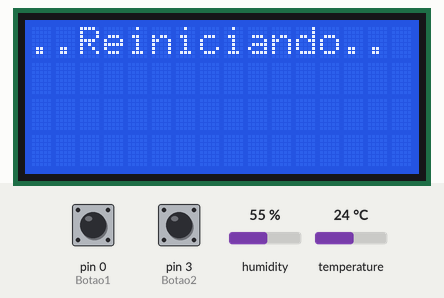
Simulated run of this sketch. Board: Arduino Uno, built with avr-gcc and run on an emulated ATmega328P. On the bench: 16×4 character LCD. The test bench sets the inputs (shaded band); at power-on: humidity 55 %, pin 0 (Botao1) HIGH, temperature 24 °C, pin 3 (Botao2) HIGH. Storage starts empty; EEPROM starts erased.

Above: at 1.2 s.
1.3 s: humidity set to 22 %
4.9 s: pin 0 (Botao1) pulled LOW for 3.2 s
At 9.1 s:
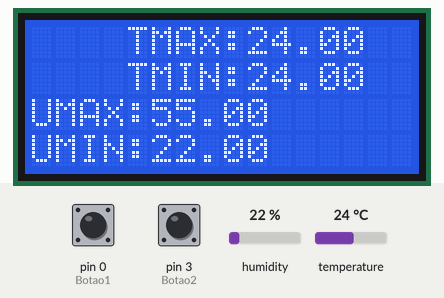
9.7 s: pin 0 (Botao1) pulled LOW for 0.95 s
At 10.9 s:
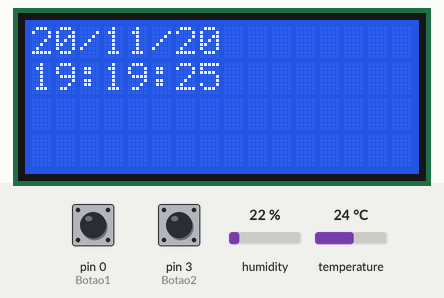
14.3 s: pin 0 (Botao1) pulled LOW for 0.95 s
At 16.3 s:
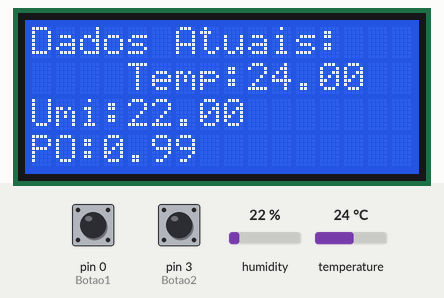
16.7 s: temperature set to 12 °C
At 18.5 s:
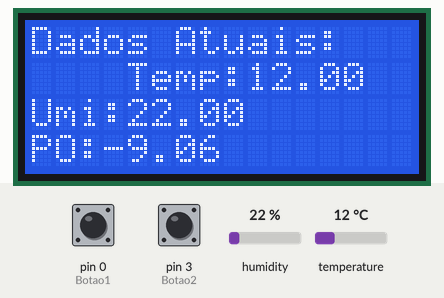
19.0 s: humidity set to 40 %
At 20.6 s:
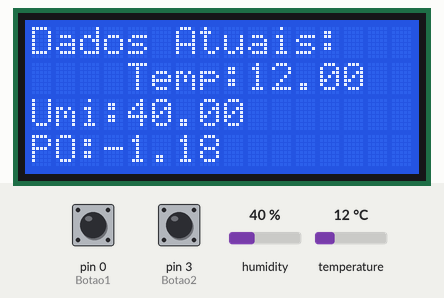
Timing chart, 0 to 22.1 s (numbered marks = the images above; inputs shaded):
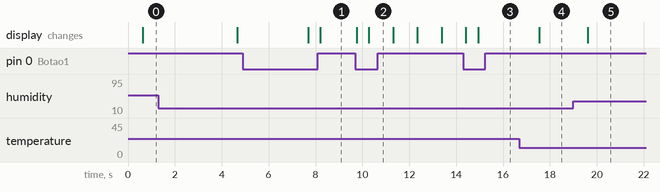

Measured:
- after the input at 4.9 s, the display: first changes after 2.8 s (image 1 shows a later state)
- after the input at 9.7 s, the display: first changes after 0.06 s (image 2 shows a later state)
- after the input at 14.3 s, the display: first changes after 0.11 s (image 3 shows a later state)
- after the input at 16.7 s, the display: changes after 0.84 s (image 4)
- after the input at 19.0 s, the display: changes after 0.62 s (image 5)

The sketch:

PSICROMETRO3_SD_TIME.ino
```cpp
#include <Time.h>
#include <SD.h>
#include <dht.h>
#include <LiquidCrystal.h>
#include <EEPROM.h>

//DECLAÇÃO DAS VARIAVEIS
float TempMAX, TempMIN,TempAtual; //Temperatura Maxima, Minima e Atual
float UrMAX,UrMIN,UrAtual; //UR Maxima, Minina e Atual
int hora,minuto,segundo,dia,mes,ano;
int fhora,fminuto,fsegundo,fdia,fmes,fano;
int op;
float POrvalho; //Ponto de Orvalho
const int Botao1=0,Botao2=3; //Se led estiver acesso indica que microcrolador foi reninciado e medidas podem estar erradas(Ex: Teve uma queda de energia)
LiquidCrystal lcd(10, 9, 8, 7, 6, 5); //Configuração do LCD
dht DHT;
//O SHIELD SD CART UTILIZA O D4,D11,D12 E D13
const int chipSelect = 4;
String dado;
unsigned long tfinal;
//DEFINIÇÃO DE POSIÇÃO DA EEPROM PARA SALVAR OS DADOS
#define DHT03_PIN 2
#define TMax 0
#define TMin 2
#define UMax 4
#define UMin 6
#define phora 8
#define pminuto 9
#define psegundo 10
#define pdia 11
#define pmes 12
#define pano 13

void GravarNoSd()
{
  dado="";
  dado+=dia;
  dado+= "/";
  dado+=mes;
  dado+= "/";
  dado+=ano;
  dado+="	";
  dado+=hora;
  dado+= ":";
  dado+=minuto;
  dado+= ":";
  dado+=segundo;
  dado+="	";
  dado+=int(TempAtual);
  dado+=",";
  dado+=int((TempAtual-int(TempAtual))*100);
  dado+="	";
  dado+=int(TempMIN);
  dado+=",";
  dado+=int((TempMIN-int(TempMIN))*100);
  dado+="	";
  dado+=int(TempMAX);
  dado+=",";
  dado+=int((TempMAX-int(TempMAX))*100);
  dado+="	";
  dado+=int(UrAtual);
  dado+="	";
  dado+=int(UrMIN);
  dado+="	";
  dado+=int(UrMAX);
  dado+="	";
  dado+=int(POrvalho);
  dado+=",";
  dado+=int((POrvalho-int(POrvalho))*100);
  File dataFile = SD.open("Medidas.txt", FILE_WRITE);
  if (dataFile)
  {
    dataFile.println(dado);
    dataFile.close();
    lcd.clear();
    lcd.setCursor(0,0);
    lcd.print("Gravou SD");
  }
  else
  {
    lcd.clear();
    lcd.setCursor(0,0);
    lcd.print("SD ERRO");
  }
}
//Roda o Relogio
void relogio()
{
  hora=hour();
  minuto=minute();
  segundo= second();
  dia=day();
  mes=month();
  ano=year();
  if(hora!=fhora)
  {
    fhora=hora;
    EEPROM.write(phora,hora);
  }
  if(minuto!=fminuto)
  {
    fminuto=minuto;
    EEPROM.write(pminuto,minuto);
  }
  if(segundo!=fsegundo)
  {
    fsegundo=segundo;
    EEPROM.write(psegundo,segundo);
  }
  if(dia!=fdia)
  {
    fdia=dia;
    EEPROM.write(pdia,dia);
    Reincinciar();
  }
  if(mes!=fmes)
  {
    fmes=mes;
    EEPROM.write(pmes,mes);
  }
  if(ano!=fano)
  {
    fano=ano;
    EEPROM.write(pano,(ano-2000));
  }
}
//Ajusta o Relogio
void AjustarRelogio()
{
  hora=0;
  minuto=0;
  segundo=0;
  dia=1;
  mes=1;
  ano=2010;
  int time1=200,time2=200;
  lcd.clear();

  while(digitalRead(Botao2)!=LOW)
  {
    lcd.setCursor(0,0);
    lcd.print("HORA:");
    lcd.setCursor(0,1);
    if(digitalRead(Botao1)==LOW)
    {
      hora++;
      if(hora>23)
      {
        hora=0;
        lcd.clear();
      }
       delay(time1);
    }
    lcd.print(hora);
  }
  lcd.clear();
  delay(time2);
  while(digitalRead(Botao2)!=LOW)
  {
    lcd.setCursor(0,0);
    lcd.print("MINUTO:");
    lcd.setCursor(0,1);
    if(digitalRead(Botao1)==LOW)
    {
      minuto++;
      if(minuto>59)
      {
        minuto=0;
        lcd.clear();
      }
     delay(time1);
    }
    lcd.print(minuto);
  }
  lcd.clear();
  delay(time2);
  while(digitalRead(Botao2)!=LOW)
  {
    lcd.setCursor(0,0);
    lcd.print("DIA:");
    lcd.setCursor(0,1);
    if(digitalRead(Botao1)==LOW)
    {
      dia++;
      if(dia>31)
      {
        dia=1;
        lcd.clear();
      }
        delay(time1);
    }
    lcd.print(dia);
  }

  lcd.clear();
  delay(time2);
  while(digitalRead(Botao2)!=LOW)
  {
    lcd.setCursor(0,0);
    lcd.print("MES:");
    lcd.setCursor(0,1);
    if(digitalRead(Botao1)==LOW)
    {
      mes++;
      if(mes>12)
      {
        mes=1;
        lcd.clear();
      }
       delay(time1);
    }
    lcd.print(mes);
  }

  lcd.clear();
  delay(time2);
  while(digitalRead(Botao2)!=LOW)
  {
    lcd.setCursor(0,0);
    lcd.print("ANO:");
    lcd.setCursor(0,1);
    if(digitalRead(Botao1)==LOW)
    {
      ano++;
      delay(time1);
    }
    lcd.print(ano);
  }
  setTime(hora,minuto,segundo,dia,mes,ano);
  fhora=hora;
  fminuto=minuto,
  fsegundo=segundo;
  fdia=dia;
  fmes=mes;
  fano=ano;
  EEPROM.write(phora,hora);
  EEPROM.write(pminuto,minuto);
  EEPROM.write(psegundo,segundo);
  EEPROM.write(pdia,dia);
  EEPROM.write(pmes,mes);
  EEPROM.write(pano,(ano-2000));
  lcd.clear();
  lcd.setCursor(0,0);
  lcd.print("Relogio OK");
  lcd.setCursor(0,1);
  lcd.print(hora);
  lcd.print(":");
  lcd.print(minuto);
  lcd.setCursor(0,2);
  lcd.print(dia);
  lcd.print("/");
  lcd.print(mes);
  lcd.print("/");
  lcd.print(ano);
  delay(3000);

}
//FUNÇÃO QUE GRAVA O DADO X NA EEPROM P
//NA GRAVAÇÃO DO DADO É CONSUMIDA 2 POSIÇÕES DA EEPROM
void gravar(float x,int p)
{

  EEPROM.write (p,int(x));
  EEPROM.write (p+1,int((x-int(x))*100));
}

//FUNÇÃO QUE LÊ O VALOR NO POSISÃO p DA EEPROM
float ler(int p)
{
  return float(EEPROM.read(p))+ float(EEPROM.read(p+1))/100;
}

//FUNÇÃO PARA CALCULO DO PONTO DE ORVALHO
float PontoDeOrvalho (float celsius , float humidity )
{
  float RATIO = 373.15 / (273.15 + celsius );
  float SUM = -7.90298 * (RATIO - 1);
  SUM += 5.02808 * log10 (RATIO );
  SUM += -1.3816e-7 * (pow (10 , (11.344 * (1 - 1/RATIO ))) - 1) ;
  SUM += 8.1328e-3 * (pow (10 , (-3.49149 * (RATIO - 1))) - 1) ;
  SUM += log10 (1013.246 );
  float VP = pow (10 , SUM - 3) * humidity ;
  float T = log (VP /0.61078 );
  return (241.88 * T ) / (17.558 - T );
}

//Função de Configuração Inicial
//Quando o Arduino é ligado/reniciado
//busca os valores máximos salvos na memoria e liga o led
//indicando que houve uma queda de energia.
void ConfiguracoesIniciais()
{
  TempMAX=ler(TMax);
  TempMIN=ler(TMin);
  UrMAX=ler(UMax);
  UrMIN=ler(UMin);
  hora=EEPROM.read(phora);
  minuto=EEPROM.read(pminuto);
  segundo=EEPROM.read(psegundo);
  dia=EEPROM.read(pdia);
  mes=EEPROM.read(pmes);
  ano=2000+int(EEPROM.read(pano));
  fhora=hora;
  fminuto=minuto;
  fsegundo=segundo;
  fdia=dia;
  fmes=mes;
  fano=ano;
  setTime(hora,minuto,segundo,dia,mes,ano);
}

//Função que zera o dados
void Reincinciar()
{
  lcd.clear();
  lcd.setCursor(0,0);
  lcd.print("..Reiniciando..");
  delay(3000);
  lcd.clear();
  TempMAX=TempAtual;
  TempMIN=TempAtual;
  UrMAX=UrAtual;
  UrMIN=UrAtual;

  gravar(TempMAX,TMax);
  gravar(TempMIN,TMin);
  gravar(UrMAX,UMax);
  gravar(UrMIN,UMin);
  lcd.setCursor(0,0);
  lcd.print("..Reiniciando..");
  lcd.setCursor(0,1);
  delay(1000);
  lcd.print("!!!OK!!!");
  lcd.setCursor(0,2);
  lcd.print("Reiniciado!!!");
  delay(3000);
  lcd.clear();

}
//Mostra dados Atuais no Display
void LCDAtual()
{

  lcd.clear();
  lcd.setCursor(0,0);
  lcd.print("Dados Atuais:");

  lcd.setCursor(4,1);
  lcd.print("Temp:");
  lcd.print(TempAtual);

  lcd.setCursor(0,2);
  lcd.print("Umi:");
  lcd.print(UrAtual);

  lcd.setCursor(0,3);
  lcd.print("PO:");
  lcd.print(POrvalho);


}
//Processa e regista o Maximos e Mininos e calcula Ponto de Orvalho
void Processamento()
{
  if(TempAtual>TempMAX)
  {
    TempMAX=TempAtual;
    gravar(TempMAX,TMax);
  }
  if(TempAtual<TempMIN)
  {
    TempMIN=TempAtual;
    gravar(TempMIN,TMin);
  }
  if(UrAtual>UrMAX)
  {
    UrMAX=UrAtual;
    gravar(UrMAX,UMax);
  }
  if(UrAtual<UrMIN)
  {
    UrMIN=UrAtual;
    gravar(UrMIN,UMin);
  }
  POrvalho=PontoDeOrvalho(TempAtual,UrAtual);
}
//Mostra os valores Maximos e Minimos no Display
void LCDMaxeMin()
{
  lcd.clear();
  lcd.setCursor(4,0);
  lcd.print("TMAX:");
  lcd.print(TempMAX);
  lcd.setCursor(4,1);
  lcd.print("TMIN:");
  lcd.print(TempMIN);
  lcd.setCursor(0,2);
  lcd.print("UMAX:");
  lcd.print(UrMAX);
  lcd.setCursor(0,3);
  lcd.print("UMIN:");
  lcd.print(UrMIN);
}
void menu()
{
  if(op==1)
  {
    lcd.clear();
    lcd.setCursor(0,0);
    lcd.print(dia);
    lcd.print("/");
    lcd.print(mes);
    lcd.print("/");
    lcd.print(ano-2000);
    lcd.setCursor(0,1);
    lcd.print(hora);
    lcd.print(":");
    lcd.print(minuto);
    lcd.print(":");
    lcd.print(segundo);
  }else if(op==2)
  {
    lcd.clear();
    lcd.setCursor(0,0);
    lcd.print("Ajus. Relogio:");
    lcd.setCursor(0,1);
    lcd.print("Press. B2");
    if(digitalRead(Botao2)==LOW)
    {
      lcd.clear();
      lcd.setCursor(0,0);
      lcd.print("Aguarde...");
      lcd.setCursor(0,1);
      lcd.print("Solte B2!");
      delay(2000);
      AjustarRelogio();
      op=3;
    }
  }else if(op==3)
  {
    LCDAtual();
  }else if(op==4)
  {
    LCDMaxeMin();
  }else if(op==5)
  {
    lcd.clear();
    lcd.setCursor(0,0);
    lcd.print("Reininciar:");
    lcd.setCursor(0,1);
    lcd.print("Press. B2");
    if(digitalRead(Botao2)==LOW)
    {
      lcd.clear();
      lcd.setCursor(0,0);
      lcd.print("Aguarde...");
      lcd.setCursor(0,1);
      lcd.print("Solte B2!");
      delay(2000);
      Reincinciar();
      op=3;
    }

  }else
  {
    op=1;
  }

}
//CONFIGURAÇÕES INICIAIS DO PROGRAMA
void setup()
{
  lcd.begin(16,4); //CONFIGURA O TAMANHO DO LCD 16 COLUNAS 4 LINHAS
  pinMode(Botao1,INPUT_PULLUP);//CONFIGURA LED
  pinMode(Botao2,INPUT_PULLUP);//CONFIGURA BOTÃO
  ConfiguracoesIniciais(); //CHAMA A FUNÇÃO INICIAL
  tfinal=millis();
  op=3;
  if (!SD.begin(chipSelect))
  {
    lcd.clear();
    lcd.setCursor(0,0);
    lcd.print("ERRO no SD");
    delay(1000);
    return;
  }
  File dataFile = SD.open("Medidas.txt", FILE_WRITE);
  dado="MicroReinicidado:";
  dado+=dia;
  dado+= "/";
  dado+=mes;
  dado+= "/";
  dado+=ano;
  dado+="	";
  dado+=hora;
  dado+= ":";
  dado+=minuto;
  dado+= ":";
  dado+=segundo;
  if (dataFile)
  {
    dataFile.println(dado);
    dataFile.close();
    lcd.clear();
    lcd.setCursor(0,0);
    lcd.print("Gravou SD X");
  }
  else
  {
    lcd.clear();
    lcd.setCursor(0,0);
    lcd.print("SD ERRO X");
  }
  //AjustarRelogio();
}
void loop()
{
  int chk = DHT.read22(DHT03_PIN);
  delay(500);//Tempo minimo para cada Leitura

  switch (chk)
  {
  case DHTLIB_OK:

    TempAtual=float(DHT.temperature);
    UrAtual=float(DHT.humidity);
    Processamento();
    relogio();
    if(digitalRead(Botao1)==LOW)
    {
      op++;
      if(op>5)
      {
        op=1;
      }
    }
    menu();
    if(millis()-tfinal>1800000)
    {
      tfinal=millis();
      GravarNoSd();
    }
    if(millis()-tfinal<0)
    {
      tfinal=millis();
    }

    break;
  case DHTLIB_ERROR_CHECKSUM:
    lcd.clear();
    lcd.setCursor(0,0);
    lcd.print("ChecksumErro!");
    delay(500);
    break;
  case DHTLIB_ERROR_TIMEOUT:
    lcd.clear();
    lcd.setCursor(0,0) ;
    lcd.print("DHT TimeOUT!");
    delay(500);
    break;
  default:
    lcd.clear();
    lcd.setCursor(0,0);
    lcd.print("DHT ERRO!");
    delay(500);
    break;
  }

}
```
